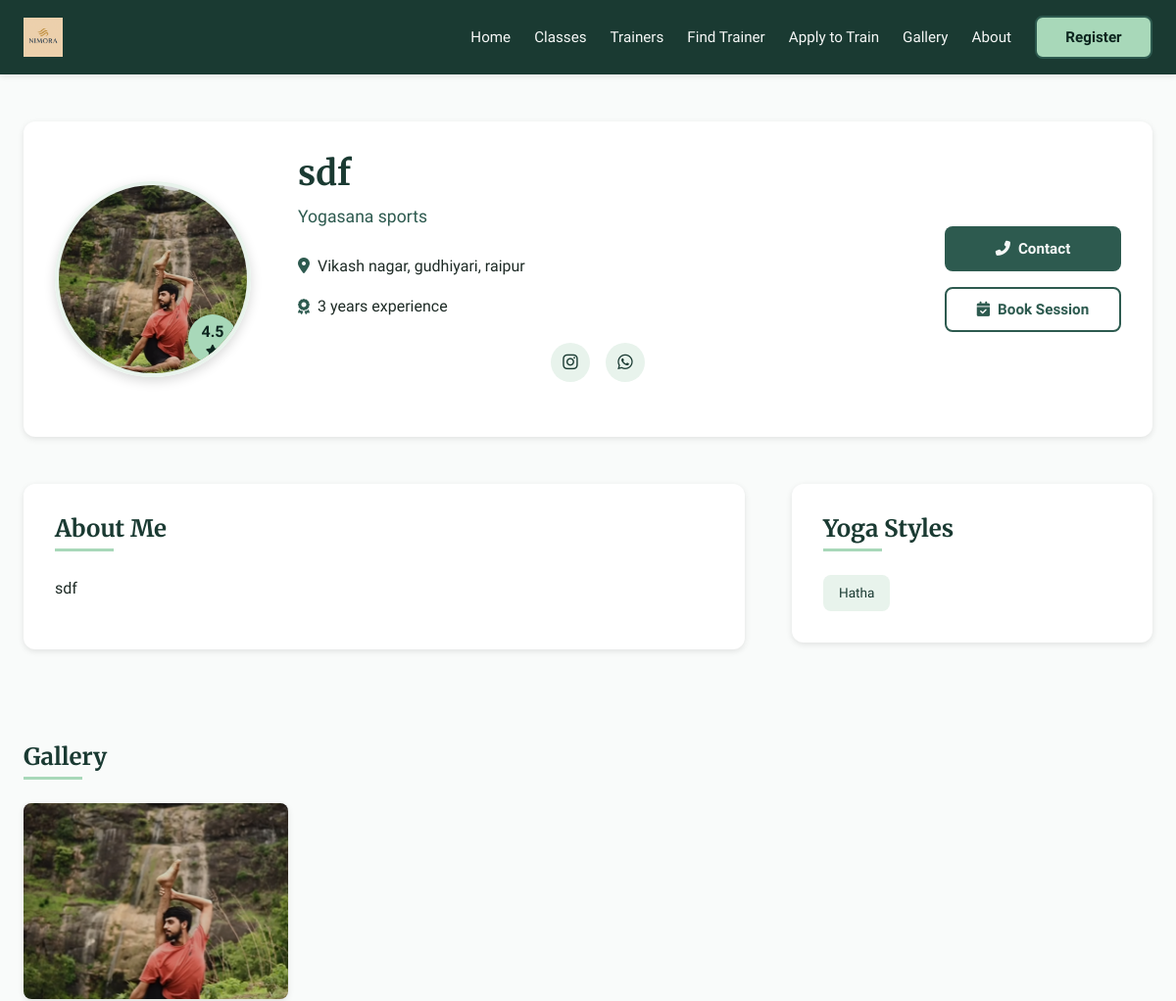
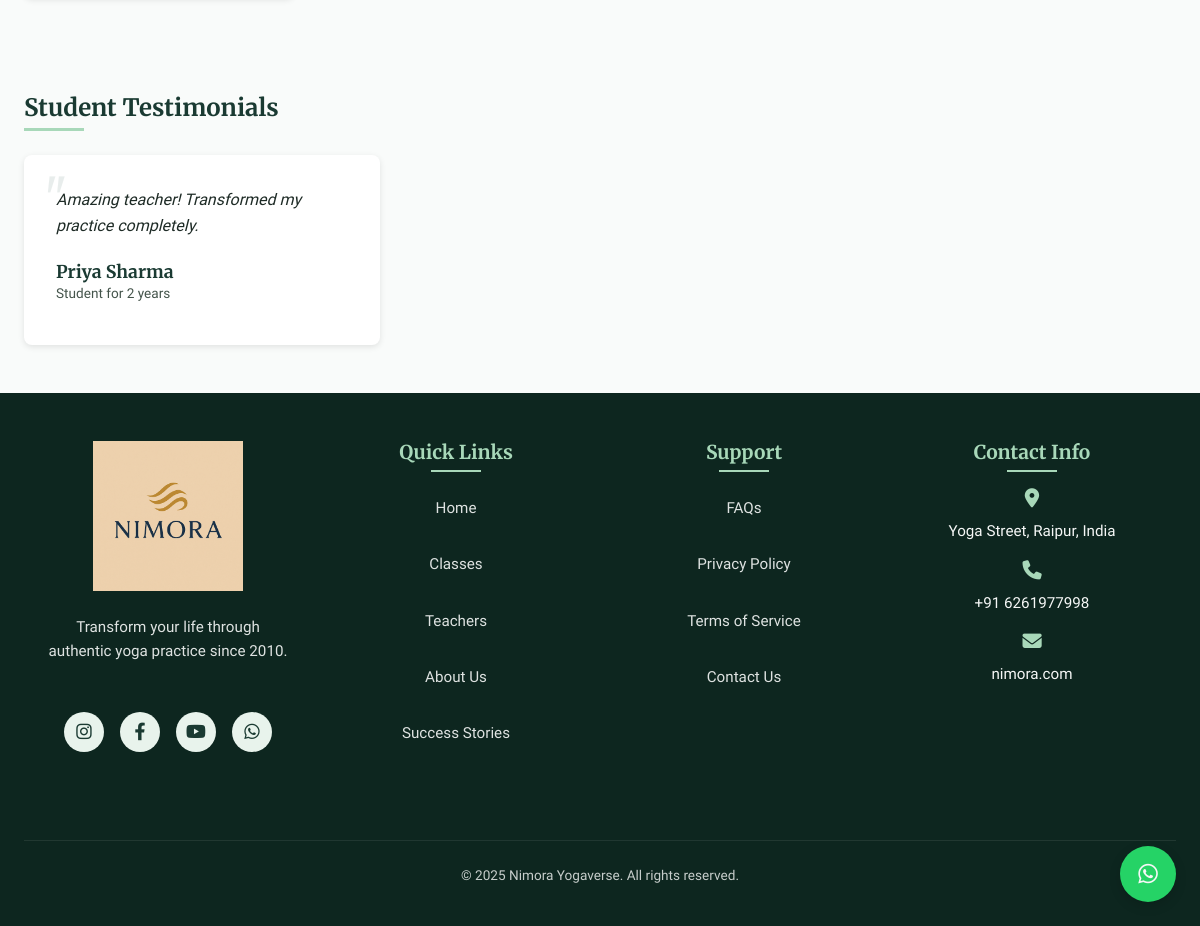
Page /trainer/2/ on the committed database (2 pictures, top to bottom).
### trainer/models.py (models this page shows, shortened)
class TrainerProfile(models.Model):
    name = models.CharField(max_length=100)
    phone = models.CharField(max_length=15, blank=True, null=True)
    profile_image = models.ImageField(upload_to='trainers/')
    social_media_links = models.JSONField(default=dict, blank=True,null=True)
    location = models.CharField(max_length=100)
    specialty = models.CharField(max_length=100,blank=True)
    yoga_types = models.ManyToManyField(YogaType)
    years_experience = models.PositiveIntegerField(default=1)
    bio = models.TextField()
    is_approved = models.BooleanField(default=False)
    @property
    def average_rating(self):
        return 4.5  # Example value

class YogaType(models.Model):
    name = models.CharField(max_length=100)

### trainer/views.py (the view)
# urls.py: path('<int:id>/', views.trainer_details, name='trainer_details'),
def trainer_details(request, id):
    trainer = get_object_or_404(TrainerProfile, id=id)
    return render(request, 'trainer/detail.html', {'trainer': trainer})

### templates/trainer/detail.html (shortened to what this page needs)
{% extends 'base.html' %}
{% load static %}
{% block extra_css %}
<link rel="stylesheet" href="{% static 'css/trainer/detail.css' %}?v=1.0">
{% endblock %}
{% block content %}
<section class="trainer-profile">
  <div class="container">
    <div class="profile-header">
      <div class="profile-image-container">
        <img src="{{ trainer.profile_image.url }}" alt="{{ trainer.name }}" class="profile-image" loading="lazy">
        {% if trainer.average_rating %}
        <div class="rating-badge">
          <span class="rating-value">{{ trainer.average_rating }}</span>
          <i class="fas fa-star"></i>
        </div>
        {% endif %}
      </div>
      <div class="profile-info">
        <h1>{{ trainer.name }}</h1>
        <p class="specialty">{{ trainer.specialty }}</p>
        <div class="location-info">
          <i class="fas fa-map-marker-alt"></i>
          <span>{{ trainer.location }}</span>
        </div>
        <div class="experience-info">
          <i class="fas fa-award"></i>
          <span>{{ trainer.years_experience }} years experience</span>
        </div>
        <div class="social-links">
          {% if trainer.social_media_links.instagram %}
          <a href="{{ trainer.social_media_links.instagram }}" target="_blank" rel="noopener noreferrer" aria-label="Instagram">
            <i class="fab fa-instagram"></i>
          </a>
          {% endif %}
          {% if trainer.phone %}
          <a href="https://wa.me/{{ trainer.phone }}" target="_blank" rel="noopener noreferrer" aria-label="WhatsApp">
            <i class="fab fa-whatsapp"></i>
          </a>
          {% endif %}
        </div>
      </div>
      <div class="action-buttons">
        <button class="btn btn-primary contact-btn" data-phone="{{ trainer.phone }}">
          <i class="fas fa-phone-alt"></i> Contact
        </button>
        <button class="btn btn-secondary book-btn">
          <i class="fas fa-calendar-check"></i> Book Session
        </button>
      </div>
    </div>
    <div class="profile-content">
      <div class="profile-bio">
        <h2>About Me</h2>
        <p>{{ trainer.bio }}</p>
      </div>
      <div class="yoga-types">
        <h2>Yoga Styles</h2>
        <div class="types-grid">
          {% for yoga_type in trainer.yoga_types.all %}
          <span class="yoga-type-badge">{{ yoga_type.name }}</span>
          {% endfor %}
        </div>
      </div>
      <div class="gallery-section">
        <h2>Gallery</h2>
        <div class="gallery-grid">
          <div class="gallery-item">
            <img src="{{ trainer.profile_image.url }}" alt="{{ trainer.name }}" class="profile-image" loading="lazy">
          </div>
        </div>
      </div>
      <div class="testimonials-section">
        <h2>Student Testimonials</h2>
        <div class="testimonials-grid">
          <div class="testimonial-card">
            <div class="quote-icon">"</div>
            <p>Amazing teacher! Transformed my practice completely.</p>
            <div class="testimonial-author">
              <div class="author-info">
                <h4>Priya Sharma</h4>
                <span>Student for 2 years</span>
              </div>
            </div>
          </div>
        </div>
      </div>
    </div>
  </div>
</section>
{% endblock %}

### static/css/base.css (style rules this page uses)
:root { --primary: #1A3A32; --primary-dark: #0D261F; --primary-light: #2D5A4F;; --accent: #A8D8B9; --light-accent: #E8F3EC; --text: #1E2B26; --light-text: #F5F7F6; --bg: #F9FBFA; --card-bg: #FFFFFF; --error: #e63946; --shadow: 0 2px 6px rgba(0, 0, 0, 0.1); --shadow-md: 0 4px 12px rgba(0, 0, 0, 0.15); --shadow-lg: 0 10px 30px rgba(0, 0, 0, 0.1); --transition-fast: 0.15s ease; --transition-normal: 0.3s ease; --transition-slow: 0.5s ease; --radius-sm: 4px; --radius: 8px; --radius-lg: 12px; --space-xs: 0.5rem; --space-sm: 1rem; --space-md: 1.5rem; --space-lg: 2rem; --space-xl: 3rem; --font-body: 'Source Sans 3', -apple-system, BlinkMacSystemFont, sans-serif; --font-heading: 'Merriweather', Georgia, serif; --line-height: 1.6; --line-height-heading: 1.2; }
*, *::before, *::after { box-sizing: border-box; margin: 0; padding: 0; }
html { scroll-behavior: smooth; -webkit-text-size-adjust: 100%; }
body { font-family: var(--font-body); background-color: var(--bg); color: var(--text); line-height: var(--line-height); overflow-x: hidden; text-rendering: optimizeLegibility; -webkit-font-smoothing: antialiased; }
h1, h2, h3, h4 { font-family: var(--font-heading); font-weight: 700; line-height: var(--line-height-heading); margin-bottom: var(--space-sm); }
p { margin-bottom: var(--space-sm); }
a { text-decoration: none; color: inherit; transition: color var(--transition-fast); }
img { max-width: 100%; height: auto; display: block; }
button { cursor: pointer; font-family: inherit; border: none; background: none; }
.container { width: 100%; max-width: 1200px; margin: 0 auto; padding: 0 var(--space-md); }
.btn { display: inline-flex; align-items: center; justify-content: center; padding: 0.75rem 1.5rem; border-radius: var(--radius); font-weight: 600; transition: background-color var(--transition-normal), transform var(--transition-normal), box-shadow var(--transition-normal), border-color var(--transition-normal); cursor: pointer; border: 2px solid transparent; font-size: 0.95rem; min-width: 120px; gap: 0.5rem; }
.btn-primary { background-color: var(--primary-light); color: var(--light-text); }
.btn-secondary { background-color: transparent; color: var(--primary-light); border-color: var(--primary-light); }
.social-links { display: flex; gap: var(--space-sm); justify-content: center; flex-wrap: wrap; margin-bottom: var(--space-md); }
.social-links a { display: flex; align-items: center; justify-content: center; width: 42px; height: 42px; border-radius: 50%; background-color: rgba(255, 255, 255, 0.1); color: var(--light-text); transition: all var(--transition-normal); font-size: 1.1rem; }
.testimonial-card { background-color: var(--card-bg); border-radius: var(--radius); padding: var(--space-md); box-shadow: var(--shadow); transition: var(--transition-normal); }
.quote-icon { font-size: 2.5rem; font-family: var(--font-heading); color: var(--primary-light); opacity: 0.2; position: absolute; top: -1rem; left: -0.5rem; line-height: 1; }
.testimonial-author { display: flex; align-items: center; gap: var(--space-sm); margin-top: var(--space-md); }
.testimonial-author h4 { color: var(--primary); margin-bottom: var(--space-xs); font-size: 1.1rem; }
.testimonial-author span { font-size: 0.85rem; color: #44544b; display: block; margin-bottom: var(--space-xs); }

### rows in the picture
TrainerProfile: profile_image (picture), average_rating "4.5", name "sdf", specialty "Yogasana sports", location "Vikash nagar, gudhiyari, raipur", years_experience "3", bio "sdf"
YogaType: name "Hatha"
